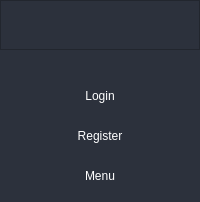
        <widget class="QFrame" name="frame_left_menu">
         <property name="minimumSize">
          <size>
           <width>200</width>
           <height>0</height>
          </size>
         </property>
         <property name="maximumSize">
          <size>
           <width>70</width>
           <height>16777215</height>
          </size>
         </property>
         <property name="styleSheet">
          <string notr="true">
background-color: rgb(44, 49, 60);</string>
         </property>
         <layout class="QVBoxLayout" name="verticalLayout_2">
          <property name="leftMargin">
           <number>0</number>
          </property>
          <property name="topMargin">
           <number>0</number>
          </property>
          <property name="rightMargin">
           <number>0</number>
          </property>
          <property name="bottomMargin">
           <number>0</number>
          </property>
          <item>
           <widget class="QFrame" name="frame_5">
            <property name="minimumSize">
             <size>
              <width>0</width>
              <height>50</height>
             </size>
            </property>
            <property name="maximumSize">
             <size>
              <width>16777215</width>
              <height>50</height>
             </size>
            </property>
            <property name="frameShape">
             <enum>QFrame::StyledPanel</enum>
            </property>
            <property name="frameShadow">
             <enum>QFrame::Raised</enum>
            </property>
           </widget>
          </item>
          <item alignment="Qt::AlignHCenter">
           <widget class="QLabel" name="label_8">
            <property name="maximumSize">
             <size>
              <width>100</width>
              <height>100</height>
             </size>
            </property>
            <property name="text">
             <string/>
            </property>
            <property name="pixmap">
             <pixmap>image.png</pixmap>
            </property>
            <property name="scaledContents">
             <bool>true</bool>
            </property>
            <property name="wordWrap">
             <bool>false</bool>
            </property>
           </widget>
          </item>
          <item alignment="Qt::AlignVCenter">
           <widget class="QFrame" name="frame_top_menus">
            <property name="styleSheet">
             <string notr="true">background-image:rgb(0, 255, 127)</string>
            </property>
            <property name="frameShape">
             <enum>QFrame::NoFrame</enum>
            </property>
            <property name="frameShadow">
             <enum>QFrame::Raised</enum>
            </property>
            <layout class="QVBoxLayout" name="verticalLayout_4">
             <property name="spacing">
              <number>0</number>
             </property>
             <property name="leftMargin">
              <number>0</number>
             </property>
             <property name="topMargin">
              <number>0</number>
             </property>
             <property name="rightMargin">
              <number>0</number>
             </property>
             <property name="bottomMargin">
              <number>0</number>
             </property>
             <item>
              <widget class="QPushButton" name="btn_page_1">
               <property name="minimumSize">
                <size>
                 <width>0</width>
                 <height>40</height>
                </size>
               </property>
               <property name="styleSheet">
                <string notr="true">QPushButton {
	color: rgb(255, 255, 255);
	background-color: rgb(44, 49, 60);
	border: 0px solid;
}
QPushButton:hover {
	
	
	background-color: rgb(52, 59, 72);
	
}
</string>
               </property>
               <property name="text">
                <string>Login</string>
               </property>
              </widget>
             </item>
             <item>
              <widget class="QPushButton" name="btn_page_2">
               <property name="minimumSize">
                <size>
                 <width>0</width>
                 <height>40</height>
                </size>
               </property>
               <property name="styleSheet">
                <string notr="true">QPushButton {
	color: rgb(255, 255, 255);
	background-color: rgb(44, 49, 60);
	border: 0px solid;
}
QPushButton:hover {
	
	background-color: rgb(52, 59, 72);
}</string>
               </property>
               <property name="text">
                <string>Register</string>
               </property>
              </widget>
             </item>
             <item>
              <widget class="QPushButton" name="btn_page_3">
               <property name="minimumSize">
                <size>
                 <width>0</width>
                 <height>40</height>
                </size>
               </property>
               <property name="styleSheet">
                <string notr="true">QPushButton {
	color: rgb(255, 255, 255);
	background-color: rgb(44, 49, 60);
	border: 0px solid;
}
QPushButton:hover {
	
	background-color: rgb(52, 59, 72);
}</string>
               </property>
               <property name="text">
                <string>Menu</string>
               </property>
              </widget>
             </item>
            </layout>
           </widget>
          </item>
          <item>
           <widget class="QFrame" name="frame_6">
            <property name="frameShape">
             <enum>QFrame::StyledPanel</enum>
            </property>
            <property name="frameShadow">
             <enum>QFrame::Raised</enum>
            </property>
           </widget>
          </item>
         </layout>
        </widget>
